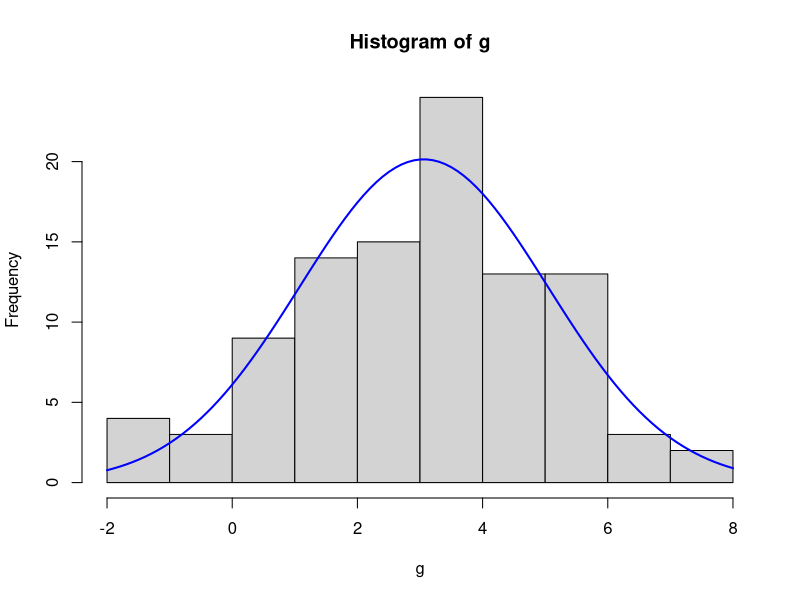

Write R code to recreate this figure.
# Distribuicao normal Exemplo

# Estimativa de parametros - 
# Transportar o valor da media, de uma amostra para a populacao inteira
# Conjunto com muitos valores gera uma distribuicao normal
# criar uma histograma com distribuicao normal de 100 medidas aleatorias (g)





g <- rnorm(100,3,2)
g
hist(g)


# Cria uma curva utilizando a funcao normal, referente as medidas aleatoria de g
# utiliza a media e o desvio padrao dos valores de g




curve((dnorm(x,mean(g),sqrt(var(g)))*100), col="blue", lwd=2,add=TRUE)


# Descreve uma caracteristica numerica populacional
# Amostras com mais de 30 elementos gera uma distribuicao normal (teorema limite central)
# Nivel de confianca: Probabilidade que o intervalo estimado contenha o parametro populacional

# Lista de exercicio 2a - Exercicio 1
# Uma amostra com 36 elementos, foi retirado de uma distribuicao aproximadamente normal,
# forneceu media de 15,5 m e desvio padrao 1,5 m. Construir um intervalo de confianca de 95%
# para a media da populacao





N<- 36
MD<- 15.5
SD<- 1.5

# Apresenta o valor para a tabela normal com 95% de confianca




Z<-qnorm(0.975)
Z

# formula pra calcular o erro maximo na populacao




E<-(Z*(SD/sqrt(N)))
E

MD-E
MD+E



# Resposta
# Apresentacao da resposta no modo mais moderno: 15,5 (0,5)
# Portanto com 95% de confianca, podemos dizer que a media populacional esta entre
# 15,0 a 16,0


# No exercico anterior, verificamos que o desvio padrao de uma 'amostra',
# e praticamente 3x maior que o desvio padrao para a populacao
# 15,5 (1.5)  ->  14,0 a 17,00




# Lista de exercicio 2a - exercicio 2
# Com os dados dos exemplo anterior, determinar o tamanho requerido de uma amostra
# para assegurar que, com confianca de 95%, a media amostral esteja dentro do
# intervalo de 0,25 da media populacional



CD<-0.975
E1<-0.25
S1<-1.5

# Apresenta o valor para a tabela normal com 95% de confianca





Z<-qnorm(CD)
Z


# Utilizando a formula para calcular o numero de medidas n 




NR1=((Z*S1)/E1)^2
NR1

# Quantidade minima de dados requeridos e 138 medidas

